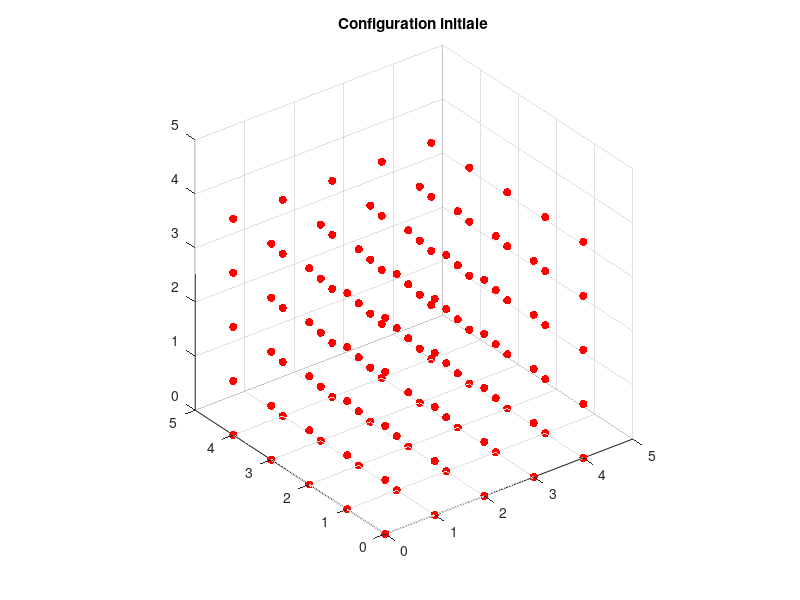

This chart was generated by the following MATLAB code: (Note: this script raises an error after producing the figure.)
N_steps=500;
N=100;
L=5.0;
delta_max=0.2;
kB=1.0;
T0=0.1;
grid_size=ceil(N^(1/3));
[x,y,z]=ndgrid(linspace(0,L,grid_size+1)(1:end-1));
positions1=[x(:), y(:), z(:)];
positions1(randi(size(positions1,1)),:)=[];
N=size(positions1,1);
figure
scatter3(positions1(:,1),positions1(:,2),positions1(:,3),'r','filled');
axis([0 L 0 L 0 L]);
axis equal;
title('Configuration initiale');
print('visualisation_config_init.png', '-dpng');
figure
[r,g] = radial_distribution(positions1, L, 0.1, 5.0);
plot(r,g,'r');
xlabel('r');
ylabel('g(r)');
title('Distribution radiale initiale g(r)');
print('visualisation_dist_init.png', '-dpng');
M=5;
v1=zeros(1,M);
v2=zeros(1,M);
v3=zeros(1,M);
v4 = cell(1,M);
for k= 1:M
  positions=positions1;
  E=system_energy(positions,L);
  energies=zeros(1,N_steps);
  accepts=0;
  for step=1:N_steps
    printf("%d\n",step);
    T = T0%* exp(-3 * (step / N_steps));
    New_positions = positions;
    if rand() < 0.5
      i = randi(N);
      move = (rand(1,3)*2-1)*delta_max;
      New_positions(i,:) = mod(positions(i,:) + move, L);
    else
      i = randi(N);
      group = select_group(positions, i, 1.0);
      move = (rand(1,3)*2-1)*delta_max;
      New_positions(group,:) = mod(positions(group,:) + move, L);
    end
    E_new = system_energy(New_positions, L);
    delta_E = E_new - E;
    if (rand() < exp(-delta_E/(kB*T))) || (delta_E < 0)
      positions=New_positions;
      E=E_new;
      accepts += 1;
    end
    energies(step) = E;
  end
  r=[energies(N_steps),accepts]
  printf("l'energie finale de la relaxation num %d est %f",k,r(1))
  v1(k)=r(1);
  v3(k)=r(2);
  v4{k} = positions;
  endfor
s=sum(v1)/M;
for i=1:M
  v2(i)=(v1(i)-s)^2;
endfor
min=v1(1);
min_E=1;
min_A=1;
min_p=1;
for i=2:length(v1)
  if v1(i)<min
    min=v1(i);
    min_E=i;
    min_A=i;
    min_p=i;
  endif
  endfor
Ve=sum(v2)/M;
w=1.96*sqrt(Ve/M);
printf("IC à 95 : %d +-%f\n",s,w)
printf(" la configuration la plus stable correspond à l'energie %f\n",min)
positions=v4{min_p};
figure
scatter3(positions(:,1),positions(:,2),positions(:,3),'filled');
axis([0 L 0 L 0 L]);
axis equal;
title('Configuration optimale');
print('visualisation_config_optimale.png', '-dpng');
figure
[r,g] = radial_distribution(positions, L, 0.1, 5.0);
plot(r,g);
xlabel('r');
ylabel('g(r)');
title('Distribution radiale optimale g(r)');
printf("Taux d'acceptation : %.2f %%\n",100*v3(min_A)/N_steps);
print('visualisation_dist_optimale.png', '-dpng');
